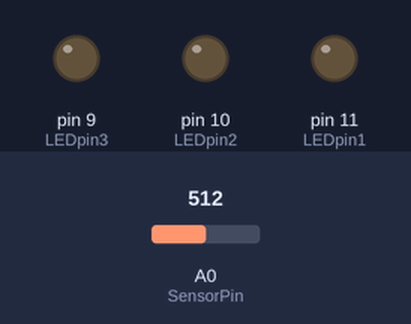
Simulated run of this sketch. Board: Arduino Uno, built with avr-gcc and run on an emulated ATmega328P. Parts: output pins drawn as LEDs (lit = HIGH). The test bench sets the inputs (shaded band); at power-on: A0 (SensorPin) = 512. The local clock reads 2024-03-15 10:24:30 at power-on unless the sketch sets it; what the sketch prints to the serial monitor is not drawn.

Above: at 1.2 s.
1.3 s: A0 (SensorPin) set to 1012
2.8 s: A0 (SensorPin) set to 1023
At 4.1 s:
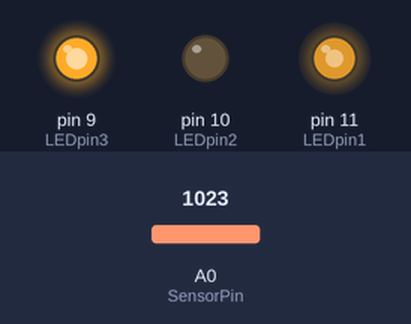
Timing chart, 0 to 5.8 s (numbered marks = the images above; inputs shaded):
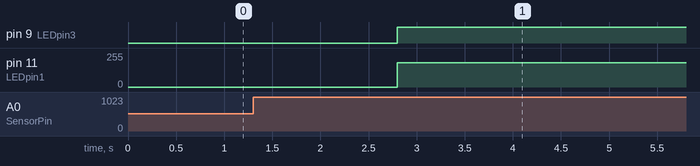

The sketch:

S3547167_Mark_Fitch_Task1.ino
```cpp
#include <Wire.h>
#include "RTClib.h" //Include the RTC and Wire Library

RTC_DS1307 rtc;
int LEDpin1 = 11; //Red
int LEDpin2 = 10; //Green
int LEDpin3 = 9; //Blue
int SensorPin = A0; //LDR

void setup () {
  Serial.begin(9600); //Begin Serial Monitor at 9600 BAUD
  if (! rtc.begin()) {
    Serial.println("Couldn't find RTC");
    while (1); // If the RTC cannot be found while turned on, print "Couldn't find RTC" on serial monitor
  } else {
    Serial.println("Found RTC"); //Otherwise, print "Found RTC" to serial monitor
  }

  if (! rtc.isrunning()) {
    Serial.print("RTC is NOT running");
    //following lines sets the RTC to date and time this sketch was made
    rtc.adjust (DateTime(F(__DATE__), F(__TIME__)));
  }  else {
    Serial.println("RTC is running");
  }
  pinMode(LEDpin1, OUTPUT);
  pinMode(LEDpin2, OUTPUT);
  pinMode(LEDpin3, OUTPUT); // Turn on the RGB LED
}

void loop () {
  DateTime n = rtc.now(); // Gather time and date from RTC module

  /*Serial.print(n.year(), DEC);
    Serial.print("/");
    Serial.print(n.month(), DEC);
    Serial.print("/");
    Serial.print(n.day(), DEC);
    //Serial.print(" ");*/
  Serial.print(n.hour(), DEC);
  /*Serial.print(":");
    Serial.print(n.minute(), DEC);
    Serial.println();*/ //Seperates the given information to print in a user-friendly way

  int Lightvalue = analogRead(SensorPin); //Read the Light Dependant Resistor (LDR)
  float lightMulti = map(Lightvalue, 0, 1023, 100, 1000) / 1000; // To give a light value between 0 and 1, simulating an analogue result
  int Timevalue = (n.hour(), DEC);

  switch (Timevalue) {
    case 1:
      analogWrite (LEDpin1, 255 * lightMulti); //Red
      analogWrite (LEDpin2, 0 * lightMulti);
      analogWrite (LEDpin3, 0 * lightMulti);
      break;
    case 2:
      analogWrite (LEDpin1, 255 * lightMulti) ; //Orange
      analogWrite (LEDpin2, 127 * lightMulti);
      analogWrite (LEDpin3, 0 * lightMulti);
      break;
    case 3:
      analogWrite (LEDpin1, 255 * lightMulti); //Mango
      analogWrite (LEDpin2, 196 * lightMulti);
      analogWrite (LEDpin3, 0 * lightMulti);
      break;
    case 4:
      analogWrite (LEDpin1, 255 * lightMulti); //Yellow
      analogWrite (LEDpin2, 255 * lightMulti);
      analogWrite (LEDpin3, 0 * lightMulti);
      break;
    case 5:
      analogWrite (LEDpin1, 190 * lightMulti); //Lime
      analogWrite (LEDpin2, 255 * lightMulti);
      analogWrite (LEDpin3, 0 * lightMulti);
      break;
    case 6:
      analogWrite (LEDpin1, 0 * lightMulti);  //Green
      analogWrite (LEDpin2, 255 * lightMulti);
      analogWrite (LEDpin3, 0 * lightMulti);
      break;
    case 7:
      analogWrite (LEDpin1, 0 * lightMulti); //Cyan
      analogWrite (LEDpin2, 255 * lightMulti);
      analogWrite (LEDpin3, 255 * lightMulti);
      break;
    case 8:
      analogWrite (LEDpin1, 0 * lightMulti);  //Sky Blue
      analogWrite (LEDpin2, 125 * lightMulti);
      analogWrite (LEDpin3, 255 * lightMulti);
      break;
    case 9:
      analogWrite (LEDpin1, 0 * lightMulti); // Dark BLue
      analogWrite (LEDpin2, 0 * lightMulti);
      analogWrite (LEDpin3, 255 * lightMulti);
      break;
    case 10:
      analogWrite (LEDpin1, 183 * lightMulti); //Purple
      analogWrite (LEDpin2, 0 * lightMulti);
      analogWrite (LEDpin3, 255 * lightMulti);
      break;
    case 11:
      analogWrite (LEDpin1, 255 * lightMulti); //Magenta
      analogWrite (LEDpin2, 0 * lightMulti);
      analogWrite (LEDpin3, 255 * lightMulti);
      break;
    case 12:
      analogWrite (LEDpin1, 255 * lightMulti); //White
      analogWrite (LEDpin2, 255 * lightMulti);
      analogWrite (LEDpin3, 255 * lightMulti);
      break;
  }

}
```

Measured:
- the behaviour switches between 1022 and 1023 on A0 (SensorPin) (found by bisection; images 0 and 1)
- after the input at 1.3 s, every drawn part: stays the same
- after the input at 2.8 s, pin 9 (LEDpin3): LOW → HIGH at once; pin 11 (LEDpin1): 0/255 → 183/255 at once
